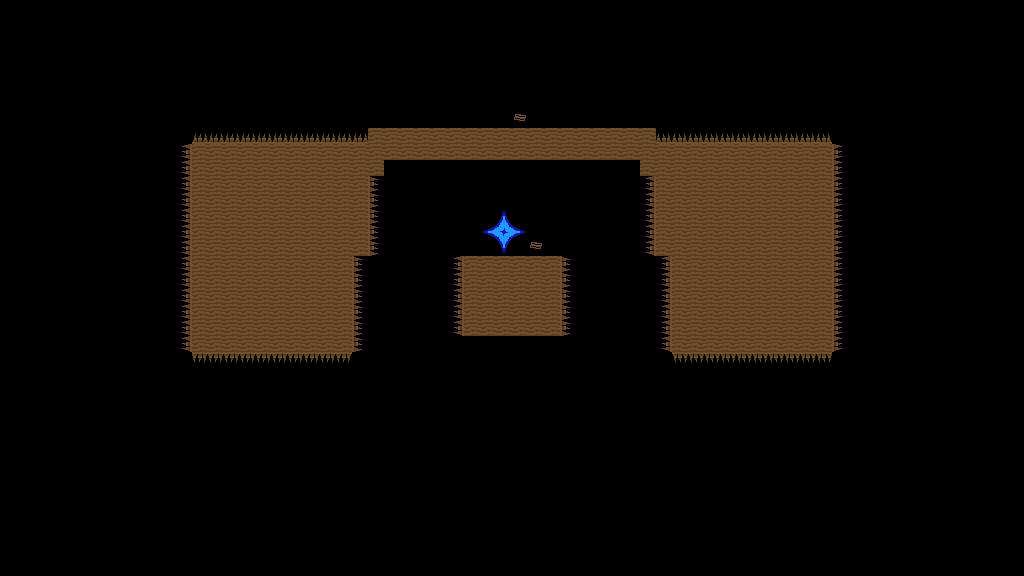

This is a level from a 2D game, rendered from its Tiled map with the project's own tilesets. A one-line summary and the complete map file follow:
An orthogonal 64x36 tile map with 16x16 px tiles, 1 tile layer (Ground) and 3 objects.

<map version="1.4" tiledversion="1.4.2" orientation="orthogonal" renderorder="right-down" width="64" height="36" tilewidth="16" tileheight="16" infinite="0" nextlayerid="3" nextobjectid="4">
 <tileset firstgid="1" source="../textures/wood_texturemap.tsx" />
 <layer id="1" name="Ground" width="64" height="36">
  <properties>
   <property name="gunbulletcount" type="int" value="1" />
   <property name="gunbulletforce" type="float" value="2" />
   <property name="gunbulletspread" type="float" value="1" />
   <property name="gunclip" type="int" value="12" />
   <property name="gunname" value="Blunderbuss" />
   <property name="gunreload" type="float" value="1.2" />
   <property name="gunspeed" type="int" value="15" />
   <property name="spawnX" type="int" value="512" />
   <property name="spawnY" type="int" value="496" />
  </properties>
  <data encoding="csv">
0,0,0,0,0,0,0,0,0,0,0,0,0,0,0,0,0,0,0,0,0,0,0,0,0,0,0,0,0,0,0,0,0,0,0,0,0,0,0,0,0,0,0,0,0,0,0,0,0,0,0,0,0,0,0,0,0,0,0,0,0,0,0,0,
0,0,0,0,0,0,0,0,0,0,0,0,0,0,0,0,0,0,0,0,0,0,0,0,0,0,0,0,0,0,0,0,0,0,0,0,0,0,0,0,0,0,0,0,0,0,0,0,0,0,0,0,0,0,0,0,0,0,0,0,0,0,0,0,
0,0,0,0,0,0,0,0,0,0,0,0,0,0,0,0,0,0,0,0,0,0,0,0,0,0,0,0,0,0,0,0,0,0,0,0,0,0,0,0,0,0,0,0,0,0,0,0,0,0,0,0,0,0,0,0,0,0,0,0,0,0,0,0,
0,0,0,0,0,0,0,0,0,0,0,0,0,0,0,0,0,0,0,0,0,0,0,0,0,0,0,0,0,0,0,0,0,0,0,0,0,0,0,0,0,0,0,0,0,0,0,0,0,0,0,0,0,0,0,0,0,0,0,0,0,0,0,0,
0,0,0,0,0,0,0,0,0,0,0,0,0,0,0,0,0,0,0,0,0,0,0,0,0,0,0,0,0,0,0,0,0,0,0,0,0,0,0,0,0,0,0,0,0,0,0,0,0,0,0,0,0,0,0,0,0,0,0,0,0,0,0,0,
0,0,0,0,0,0,0,0,0,0,0,0,0,0,0,0,0,0,0,0,0,0,0,0,0,0,0,0,0,0,0,0,0,0,0,0,0,0,0,0,0,0,0,0,0,0,0,0,0,0,0,0,0,0,0,0,0,0,0,0,0,0,0,0,
0,0,0,0,0,0,0,0,0,0,0,0,0,0,0,0,0,0,0,0,0,0,0,0,0,0,0,0,0,0,0,0,0,0,0,0,0,0,0,0,0,0,0,0,0,0,0,0,0,0,0,0,0,0,0,0,0,0,0,0,0,0,0,0,
0,0,0,0,0,0,0,0,0,0,0,0,0,0,0,0,0,0,0,0,0,0,0,0,0,0,0,0,0,0,0,0,2,0,0,0,0,0,0,0,0,0,0,0,0,0,0,0,0,0,0,0,0,0,0,0,0,0,0,0,0,0,0,0,
0,0,0,0,0,0,0,0,0,0,0,0,11,11,11,11,11,11,11,11,11,11,11,1,1,1,1,1,1,1,1,1,1,1,1,1,1,1,2147483649,2147483649,2147483649,2147483659,2147483659,2147483659,2147483659,2147483659,2147483659,2147483659,2147483659,2147483659,2147483659,2147483659,0,0,0,0,0,0,0,0,0,0,0,0,
0,0,0,0,0,0,0,0,0,0,0,16,1,1,1,1,1,1,1,1,1,1,1,1,1,1,1,1,1,1,1,1,1,1,1,1,1,1,2147483649,2147483649,2147483649,2147483649,2147483649,2147483649,2147483649,2147483649,2147483649,2147483649,2147483649,2147483649,2147483649,2147483649,2147483664,0,0,0,0,0,0,0,0,0,0,0,
0,0,0,0,0,0,0,0,0,0,0,16,1,1,1,1,1,1,1,1,1,1,1,1,0,0,0,0,0,0,0,0,0,0,0,0,0,0,0,0,2147483649,2147483649,2147483649,2147483649,2147483649,2147483649,2147483649,2147483649,2147483649,2147483649,2147483649,2147483649,2147483664,0,0,0,0,0,0,0,0,0,0,0,
0,0,0,0,0,0,0,0,0,0,0,16,1,1,1,1,1,1,1,1,1,1,1,18,0,0,0,0,0,0,0,0,0,0,0,0,0,0,0,0,16,2147483649,2147483649,2147483649,2147483649,2147483649,2147483649,2147483649,2147483649,2147483649,2147483649,2147483649,2147483664,0,0,0,0,0,0,0,0,0,0,0,
0,0,0,0,0,0,0,0,0,0,0,16,1,1,1,1,1,1,1,1,1,1,1,18,0,0,0,0,0,0,0,0,0,0,0,0,0,0,0,0,16,2147483649,2147483649,2147483649,2147483649,2147483649,2147483649,2147483649,2147483649,2147483649,2147483649,2147483649,2147483664,0,0,0,0,0,0,0,0,0,0,0,
0,0,0,0,0,0,0,0,0,0,0,16,1,1,1,1,1,1,1,1,1,1,1,18,0,0,0,0,0,0,7,8,9,0,0,0,0,0,0,0,16,2147483649,2147483649,2147483649,2147483649,2147483649,2147483649,2147483649,2147483649,2147483649,2147483649,2147483649,2147483664,0,0,0,0,0,0,0,0,0,0,0,
0,0,0,0,0,0,0,0,0,0,0,16,1,1,1,1,1,1,1,1,1,1,1,18,0,0,0,0,0,0,13,14,15,0,0,0,0,0,0,0,16,2147483649,2147483649,2147483649,2147483649,2147483649,2147483649,2147483649,2147483649,2147483649,2147483649,2147483649,2147483664,0,0,0,0,0,0,0,0,0,0,0,
0,0,0,0,0,0,0,0,0,0,0,16,1,1,1,1,1,1,1,1,1,1,1,18,0,0,0,0,0,0,19,20,21,2,0,0,0,0,0,0,16,2147483649,2147483649,2147483649,2147483649,2147483649,2147483649,2147483649,2147483649,2147483649,2147483649,2147483649,2147483664,0,0,0,0,0,0,0,0,0,0,0,
0,0,0,0,0,0,0,0,0,0,0,16,1,1,1,1,1,1,1,1,1,1,18,0,0,0,0,0,16,1,1,1,1,1,1,18,0,0,0,0,0,16,2147483649,2147483649,2147483649,2147483649,2147483649,2147483649,2147483649,2147483649,2147483649,2147483649,2147483664,0,0,0,0,0,0,0,0,0,0,0,
0,0,0,0,0,0,0,0,0,0,0,16,1,1,1,1,1,1,1,1,1,1,18,0,0,0,0,0,16,1,1,1,1,1,1,18,0,0,0,0,0,16,2147483649,2147483649,2147483649,2147483649,2147483649,2147483649,2147483649,2147483649,2147483649,2147483649,2147483664,0,0,0,0,0,0,0,0,0,0,0,
0,0,0,0,0,0,0,0,0,0,0,16,1,1,1,1,1,1,1,1,1,1,18,0,0,0,0,0,16,1,1,1,1,1,1,18,0,0,0,0,0,16,2147483649,2147483649,2147483649,2147483649,2147483649,2147483649,2147483649,2147483649,2147483649,2147483649,2147483664,0,0,0,0,0,0,0,0,0,0,0,
0,0,0,0,0,0,0,0,0,0,0,16,1,1,1,1,1,1,1,1,1,1,18,0,0,0,0,0,16,1,1,1,1,1,1,18,0,0,0,0,0,16,2147483649,2147483649,2147483649,2147483649,2147483649,2147483649,2147483649,2147483649,2147483649,2147483649,2147483664,0,0,0,0,0,0,0,0,0,0,0,
0,0,0,0,0,0,0,0,0,0,0,16,1,1,1,1,1,1,1,1,1,1,18,0,0,0,0,0,16,1,1,1,1,1,1,18,0,0,0,0,0,16,2147483649,2147483649,2147483649,2147483649,2147483649,2147483649,2147483649,2147483649,2147483649,2147483649,2147483664,0,0,0,0,0,0,0,0,0,0,0,
0,0,0,0,0,0,0,0,0,0,0,16,1,1,1,1,1,1,1,1,1,1,18,0,0,0,0,0,0,0,0,0,0,0,0,0,0,0,0,0,0,16,2147483649,2147483649,2147483649,2147483649,2147483649,2147483649,2147483649,2147483649,2147483649,2147483649,2147483664,0,0,0,0,0,0,0,0,0,0,0,
0,0,0,0,0,0,0,0,0,0,0,0,23,23,23,23,23,23,23,23,23,23,0,0,0,0,0,0,0,0,0,0,0,0,0,0,0,0,0,0,0,0,2147483671,2147483671,2147483671,2147483671,2147483671,2147483671,2147483671,2147483671,2147483671,2147483671,0,0,0,0,0,0,0,0,0,0,0,0,
0,0,0,0,0,0,0,0,0,0,0,0,0,0,0,0,0,0,0,0,0,0,0,0,0,0,0,0,0,0,0,0,0,0,0,0,0,0,0,0,0,0,0,0,0,0,0,0,0,0,0,0,0,0,0,0,0,0,0,0,0,0,0,0,
0,0,0,0,0,0,0,0,0,0,0,0,0,0,0,0,0,0,0,0,0,0,0,0,0,0,0,0,0,0,0,0,0,0,0,0,0,0,0,0,0,0,0,0,0,0,0,0,0,0,0,0,0,0,0,0,0,0,0,0,0,0,0,0,
0,0,0,0,0,0,0,0,0,0,0,0,0,0,0,0,0,0,0,0,0,0,0,0,0,0,0,0,0,0,0,0,0,0,0,0,0,0,0,0,0,0,0,0,0,0,0,0,0,0,0,0,0,0,0,0,0,0,0,0,0,0,0,0,
0,0,0,0,0,0,0,0,0,0,0,0,0,0,0,0,0,0,0,0,0,0,0,0,0,0,0,0,0,0,0,0,0,0,0,0,0,0,0,0,0,0,0,0,0,0,0,0,0,0,0,0,0,0,0,0,0,0,0,0,0,0,0,0,
0,0,0,0,0,0,0,0,0,0,0,0,0,0,0,0,0,0,0,0,0,0,0,0,0,0,0,0,0,0,0,0,0,0,0,0,0,0,0,0,0,0,0,0,0,0,0,0,0,0,0,0,0,0,0,0,0,0,0,0,0,0,0,0,
0,0,0,0,0,0,0,0,0,0,0,0,0,0,0,0,0,0,0,0,0,0,0,0,0,0,0,0,0,0,0,0,0,0,0,0,0,0,0,0,0,0,0,0,0,0,0,0,0,0,0,0,0,0,0,0,0,0,0,0,0,0,0,0,
0,0,0,0,0,0,0,0,0,0,0,0,0,0,0,0,0,0,0,0,0,0,0,0,0,0,0,0,0,0,0,0,0,0,0,0,0,0,0,0,0,0,0,0,0,0,0,0,0,0,0,0,0,0,0,0,0,0,0,0,0,0,0,0,
0,0,0,0,0,0,0,0,0,0,0,0,0,0,0,0,0,0,0,0,0,0,0,0,0,0,0,0,0,0,0,0,0,0,0,0,0,0,0,0,0,0,0,0,0,0,0,0,0,0,0,0,0,0,0,0,0,0,0,0,0,0,0,0,
0,0,0,0,0,0,0,0,0,0,0,0,0,0,0,0,0,0,0,0,0,0,0,0,0,0,0,0,0,0,0,0,0,0,0,0,0,0,0,0,0,0,0,0,0,0,0,0,0,0,0,0,0,0,0,0,0,0,0,0,0,0,0,0,
0,0,0,0,0,0,0,0,0,0,0,0,0,0,0,0,0,0,0,0,0,0,0,0,0,0,0,0,0,0,0,0,0,0,0,0,0,0,0,0,0,0,0,0,0,0,0,0,0,0,0,0,0,0,0,0,0,0,0,0,0,0,0,0,
0,0,0,0,0,0,0,0,0,0,0,0,0,0,0,0,0,0,0,0,0,0,0,0,0,0,0,0,0,0,0,0,0,0,0,0,0,0,0,0,0,0,0,0,0,0,0,0,0,0,0,0,0,0,0,0,0,0,0,0,0,0,0,0,
0,0,0,0,0,0,0,0,0,0,0,0,0,0,0,0,0,0,0,0,0,0,0,0,0,0,0,0,0,0,0,0,0,0,0,0,0,0,0,0,0,0,0,0,0,0,0,0,0,0,0,0,0,0,0,0,0,0,0,0,0,0,0,0,
0,0,0,0,0,0,0,0,0,0,0,0,0,0,0,0,0,0,0,0,0,0,0,0,0,0,0,0,0,0,0,0,0,0,0,0,0,0,0,0,0,0,0,0,0,0,0,0,0,0,0,0,0,0,0,0,0,0,0,0,0,0,0,0
</data>
 </layer>
 <objectgroup id="2" name="Objects">
  <object id="1" gid="2" x="528" y="256" width="16" height="16">
   <properties>
    <property name="text" value="Why'd I make this texture 3x3 :/" />
   </properties>
  </object>
  <object id="2" gid="2" x="512" y="128" width="16" height="16">
   <properties>
    <property name="text" value="Mind your ammo." />
   </properties>
  </object>
  <object id="3" gid="3" x="480" y="256" width="48" height="48">
   <properties>
    <property name="exit" type="bool" value="true" />
   </properties>
  </object>
 </objectgroup>
</map>
